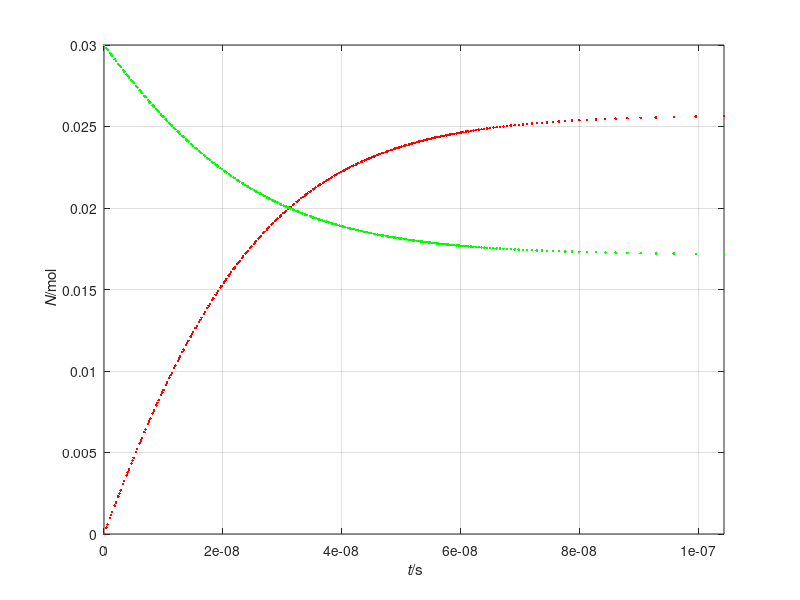

Source code (MATLAB):
%%% Simulation of dimerization-dissociation reaction
%% Coordinates (t)

%% Constants
R = 8.31446261815324;  % J/(K*mol): molar gas constant
A1 = 1.88e5;         % m^3/(mol*s): 7re-exp. NO2
E1 = -2.23e3;        % J/mol: activation en. NO2
A2 = 4.30e15;       % 1/s: pre-exp N2O4
E2 = 5.32e4;        % J/mol: activation en. N2O4

%% Initial conditions. State: (N_NO2, N_N2O4, z, v, T)
t = 0;            % s: time
N_NO2 = 0.00;      % mol: amount NO2
N_N2O4 = 0.03;     % mol: amount N2O4

%% Boundary conditions
T = 330; %273.15 + 47;  % K: temperature
V = 0.001;            % m^3: volume

%% Time-iteration parameters
t1 = 0.0000001;        % s: final time
dtmin = 2e-10;  % s: time step %@

%% Plotting
dtplot = t1/360;  % time interval between plots
tplot = dtplot;   % time for next plot
clf
plot(t, N_NO2, '.r'); hold on ; plot(t, N_N2O4, '.g')
xlim([0, t1])
xlabel('{\it t}/s'); ylabel('{\it N}/mol')
axis('tight'); grid on; hold on %@

%% Numerical time integration
while t < t1
  %% constitutive relations
  xino2 = V * A1 * exp(-E1 / (R * T)) * (N_NO2 / V)^2;
  xin2o4 = V * A2 * exp(-E2 / (R * T)) * (N_N2O4 / V);
  Rno2 = -2 * xino2 + 2 * xin2o4;
  Rn2o4 = Rno2/(-2);

  %% step forward in time with balance laws
  %% adaptive timestep, temporary
  dt = 0.001 * min(abs([0.0001, N_NO2/Rno2, N_N2O4/Rn2o4 ...
                                %, z/v, E/Phi, Ppis/(Fpis+Gpis)
  ]));
  if dt < dtmin ; dt = dtmin ; end

  t = t + dt;
  N_NO2 = N_NO2 + Rno2 * dt;
  N_N2O4 = N_N2O4 + Rn2o4 * dt; %@

  %% plot
  if t > tplot
    plot(t, N_NO2, '.r'); plot(t, N_N2O4, '.g')
    pause(0)
    tplot = tplot + dtplot;
  end %@
end
